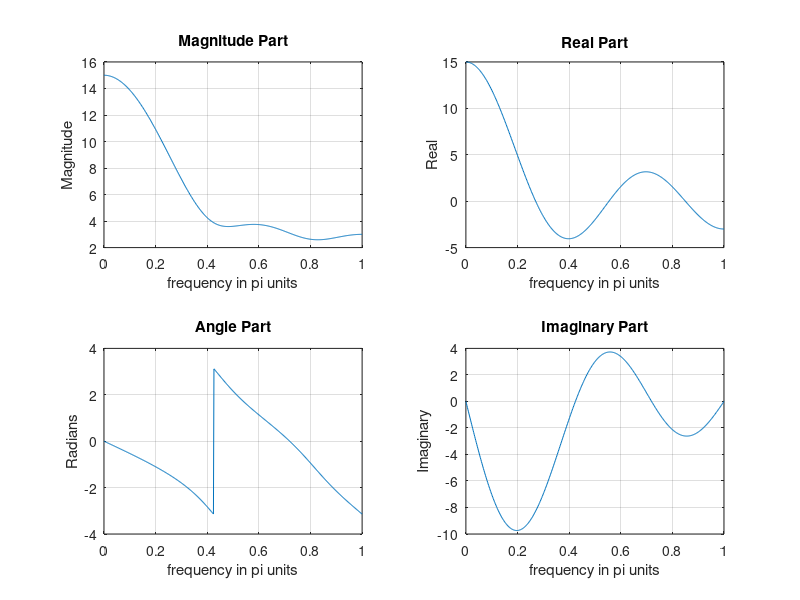

Here is the MATLAB script that generated this plot:
%% dtft_ex.m
%
% This script demonstrates the computation of the Discrete Time Fourier Transform (DTFT) 
% of a given sequence.

clc; clear; close all;

%  DTFT of finite duration seq using mat-vec operation

n = -1:3; 
x = 1:5;                  % sequence x(n)

k = 0:500; 
w = (pi/500)*k;          % [0, pi] axis divided into 501 points.

X = x * (exp(-1i*pi/500)) .^ (n'*k); % DTFT using matrix-vector product

magX = abs(X); 
angX = angle(X);

realX = real(X); 
imagX = imag(X);

subplot(2,2,1); 
plot(w/pi,magX); 
grid

xlabel('frequency in pi units'); 
title('Magnitude Part'); 
ylabel('Magnitude')

subplot(2,2,3); 
plot(w/pi,angX); 
grid

xlabel('frequency in pi units'); 
title('Angle Part'); 
ylabel('Radians')

subplot(2,2,2); 
plot(w/pi,realX); 
grid

xlabel('frequency in pi units'); 
title('Real Part'); 
ylabel('Real')

subplot(2,2,4); 
plot(w/pi,imagX); 
grid

xlabel('frequency in pi units'); 
title('Imaginary Part'); 
ylabel('Imaginary')
